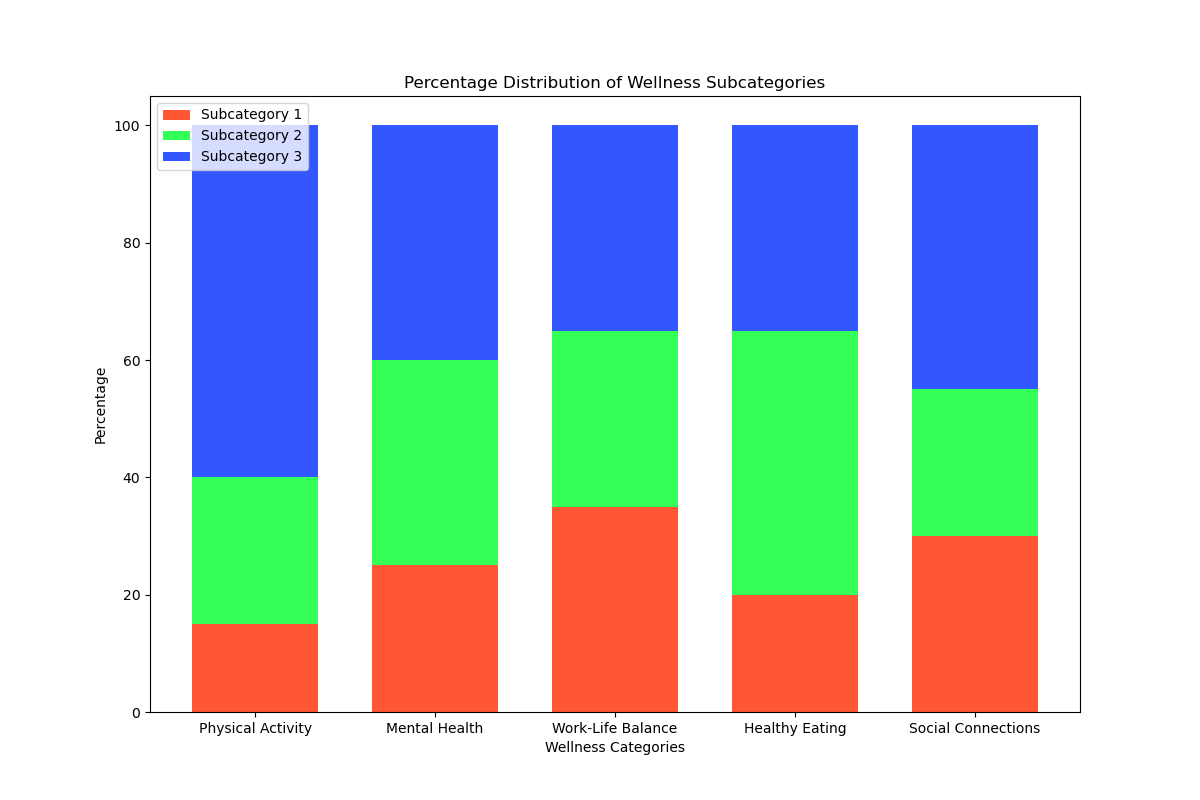

This chart was generated by the following Python code:

import matplotlib.pyplot as plt
import numpy as np

categories = ['Physical Activity', 'Mental Health', 'Work-Life Balance', 'Healthy Eating', 'Social Connections']
subcategory1 = [15, 25, 35, 20, 30]
subcategory2 = [25, 35, 30, 45, 25]
subcategory3 = [60, 40, 35, 35, 45]

bar_width = 0.7

fig, ax = plt.subplots(figsize=(12, 8))

x = np.arange(len(categories))

ax.bar(x, subcategory1, color='#FF5733', width=bar_width, label='Subcategory 1')
ax.bar(x, subcategory2, bottom=subcategory1, color='#33FF57', width=bar_width, label='Subcategory 2')
ax.bar(x, subcategory3, bottom=np.array(subcategory1) + np.array(subcategory2), color='#3357FF', width=bar_width, label='Subcategory 3')

ax.set_ylabel('Percentage')
ax.set_xlabel('Wellness Categories')
ax.set_title('Percentage Distribution of Wellness Subcategories')
ax.set_xticks(x)
ax.set_xticklabels(categories)
ax.legend(loc='upper left')

plt.show()
